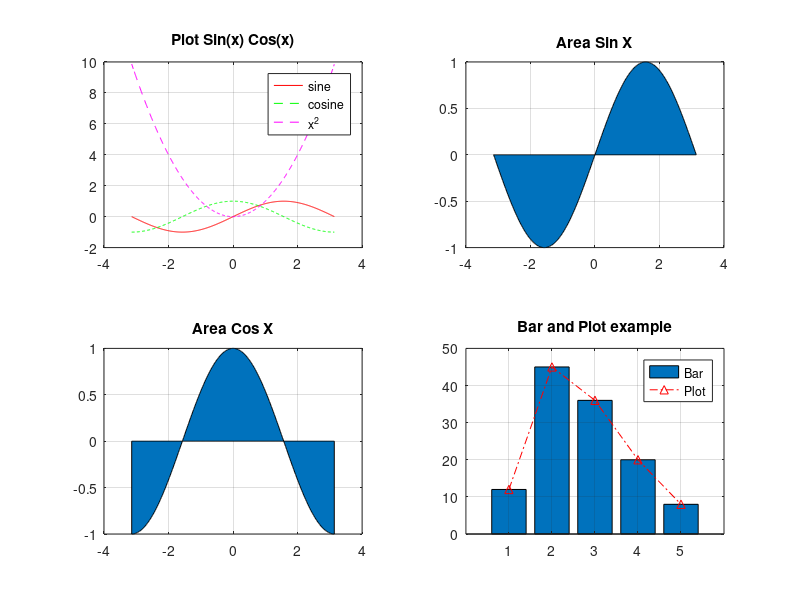

This chart was generated by the following MATLAB code:
clear;
clc;
%http://blog.johnmuellerbooks.com

%% Creating a first plot
%Color: (b g r c m y k w)Code : (. o x + * s d v ^ < > p h) Style (- : -. --)
x = -pi:0.01:pi;
subplot(2,2,1);
plot(x, sin(x), 'r-', x, cos(x), 'g--'), title('Plot Sin(x) Cos(x)'), grid on, legend('Sine', 'Cosine');
hold on;
newplot = plot(x, power(x,2), 'm--'); legend('sine','cosine','x^2');
hold off;
subplot(2,2,2);
area(x, sin(x)), title('Area Sin X'), grid;
subplot(2,2,3);
area(x,cos(x)), title('Area Cos X'),grid;

y = [12,45,36,20,8];
subplot(2,2,4);
bar(y), hold on;
newplot = plot(1:5,y,'r^-.'); grid on, title('Bar and Plot example'); legend('Bar', 'Plot'); hold off;

%plotyy
%loglog
%semilogx
%semilogy
%scatter
%hist
%area
%pie
%expolar



